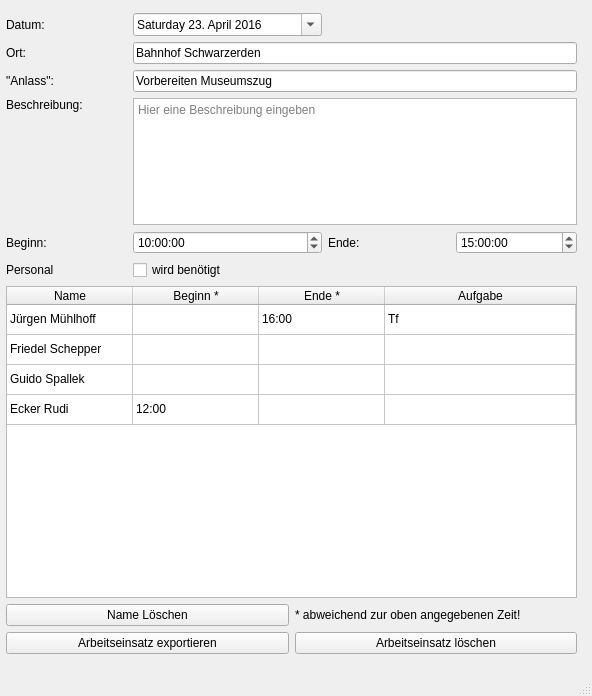
<?xml version="1.0" encoding="UTF-8"?>
<ui version="4.0">
 <class>Arbeitseinatz</class>
 <widget class="QMainWindow" name="Arbeitseinatz">
  <property name="geometry">
   <rect>
    <x>0</x>
    <y>0</y>
    <width>592</width>
    <height>696</height>
   </rect>
  </property>
  <property name="windowTitle">
   <string>Arbeitseinsatz am 23. April 2016</string>
  </property>
  <widget class="QWidget" name="centralwidget">
   <widget class="QWidget" name="layoutWidget">
    <property name="geometry">
     <rect>
      <x>6</x>
      <y>13</y>
      <width>571</width>
      <height>641</height>
     </rect>
    </property>
    <layout class="QGridLayout" name="gridLayout_3">
     <item row="0" column="0" colspan="2">
      <layout class="QGridLayout" name="gridLayout_2">
       <item row="0" column="0">
        <widget class="QLabel" name="label_6">
         <property name="text">
          <string>Datum:</string>
         </property>
        </widget>
       </item>
       <item row="0" column="1">
        <widget class="QDateEdit" name="dateEdit">
         <property name="displayFormat">
          <string>dddd dd. MMMM yyyy</string>
         </property>
         <property name="calendarPopup">
          <bool>true</bool>
         </property>
         <property name="date">
          <date>
           <year>2016</year>
           <month>4</month>
           <day>23</day>
          </date>
         </property>
        </widget>
       </item>
       <item row="1" column="0">
        <widget class="QLabel" name="label_5">
         <property name="text">
          <string>Ort:</string>
         </property>
        </widget>
       </item>
       <item row="1" column="1" colspan="3">
        <widget class="QLineEdit" name="lineEdit">
         <property name="text">
          <string>Bahnhof Schwarzerden</string>
         </property>
        </widget>
       </item>
       <item row="2" column="0">
        <widget class="QLabel" name="label_4">
         <property name="text">
          <string>&quot;Anlass&quot;:</string>
         </property>
        </widget>
       </item>
       <item row="2" column="1" colspan="3">
        <widget class="QLineEdit" name="lineEdit_2">
         <property name="text">
          <string>Vorbereiten Museumszug</string>
         </property>
        </widget>
       </item>
       <item row="3" column="0">
        <widget class="QLabel" name="label_3">
         <property name="text">
          <string>Beschreibung:</string>
         </property>
         <property name="alignment">
          <set>Qt::AlignLeading|Qt::AlignLeft|Qt::AlignTop</set>
         </property>
        </widget>
       </item>
       <item row="3" column="1" colspan="3">
        <widget class="QPlainTextEdit" name="plainTextEdit">
         <property name="maximumSize">
          <size>
           <width>16777215</width>
           <height>127</height>
          </size>
         </property>
         <property name="placeholderText">
          <string>Hier eine Beschreibung eingeben</string>
         </property>
        </widget>
       </item>
       <item row="4" column="0">
        <widget class="QLabel" name="label_2">
         <property name="text">
          <string>Beginn:</string>
         </property>
        </widget>
       </item>
       <item row="4" column="1">
        <widget class="QTimeEdit" name="timeEdit">
         <property name="buttonSymbols">
          <enum>QAbstractSpinBox::UpDownArrows</enum>
         </property>
         <property name="time">
          <time>
           <hour>10</hour>
           <minute>0</minute>
           <second>0</second>
          </time>
         </property>
        </widget>
       </item>
       <item row="4" column="2">
        <widget class="QLabel" name="label">
         <property name="text">
          <string>Ende:</string>
         </property>
        </widget>
       </item>
       <item row="4" column="3">
        <widget class="QTimeEdit" name="timeEdit_2">
         <property name="time">
          <time>
           <hour>15</hour>
           <minute>0</minute>
           <second>0</second>
          </time>
         </property>
        </widget>
       </item>
       <item row="5" column="0">
        <widget class="QLabel" name="label_7">
         <property name="text">
          <string>Personal</string>
         </property>
        </widget>
       </item>
       <item row="5" column="1">
        <widget class="QCheckBox" name="checkBox">
         <property name="text">
          <string>wird benötigt</string>
         </property>
        </widget>
       </item>
      </layout>
     </item>
     <item row="1" column="0" colspan="2">
      <layout class="QGridLayout" name="gridLayout">
       <item row="0" column="0" colspan="2">
        <widget class="QTableWidget" name="tableWidget">
         <property name="sortingEnabled">
          <bool>true</bool>
         </property>
         <attribute name="horizontalHeaderCascadingSectionResizes">
          <bool>true</bool>
         </attribute>
         <attribute name="horizontalHeaderDefaultSectionSize">
          <number>126</number>
         </attribute>
         <attribute name="horizontalHeaderStretchLastSection">
          <bool>true</bool>
         </attribute>
         <attribute name="verticalHeaderVisible">
          <bool>false</bool>
         </attribute>
         <attribute name="verticalHeaderStretchLastSection">
          <bool>false</bool>
         </attribute>
         <row>
          <property name="text">
           <string>Neue Zeile</string>
          </property>
         </row>
         <row>
          <property name="text">
           <string>Neue Zeile</string>
          </property>
         </row>
         <row>
          <property name="text">
           <string>Neue Zeile</string>
          </property>
         </row>
         <row>
          <property name="text">
           <string>Neue Zeile</string>
          </property>
         </row>
         <column>
          <property name="text">
           <string>Name</string>
          </property>
         </column>
         <column>
          <property name="text">
           <string>Beginn *</string>
          </property>
         </column>
         <column>
          <property name="text">
           <string>Ende *</string>
          </property>
         </column>
         <column>
          <property name="text">
           <string>Aufgabe</string>
          </property>
         </column>
         <item row="0" column="0">
          <property name="text">
           <string>Jürgen Mühlhoff</string>
          </property>
         </item>
         <item row="0" column="1">
          <property name="text">
           <string/>
          </property>
         </item>
         <item row="0" column="2">
          <property name="text">
           <string>16:00</string>
          </property>
         </item>
         <item row="0" column="3">
          <property name="text">
           <string>Tf</string>
          </property>
         </item>
         <item row="1" column="0">
          <property name="text">
           <string>Friedel Schepper</string>
          </property>
         </item>
         <item row="2" column="0">
          <property name="text">
           <string>Guido Spallek</string>
          </property>
         </item>
         <item row="3" column="0">
          <property name="text">
           <string>Ecker Rudi</string>
          </property>
         </item>
         <item row="3" column="1">
          <property name="text">
           <string>12:00</string>
          </property>
         </item>
        </widget>
       </item>
       <item row="1" column="0">
        <widget class="QPushButton" name="pushButton">
         <property name="text">
          <string>Name Löschen</string>
         </property>
        </widget>
       </item>
       <item row="1" column="1">
        <widget class="QLabel" name="label_8">
         <property name="text">
          <string>* abweichend zur oben angegebenen Zeit!</string>
         </property>
        </widget>
       </item>
      </layout>
     </item>
     <item row="2" column="0">
      <widget class="QPushButton" name="pushButton">
       <property name="text">
        <string>Arbeitseinsatz exportieren</string>
       </property>
      </widget>
     </item>
     <item row="2" column="1">
      <widget class="QPushButton" name="pushButton_2">
       <property name="styleSheet">
        <string notr="true">button {
background-color: red;
}</string>
       </property>
       <property name="text">
        <string>Arbeitseinsatz löschen</string>
       </property>
      </widget>
     </item>
    </layout>
   </widget>
  </widget>
  <widget class="QMenuBar" name="menubar">
   <property name="geometry">
    <rect>
     <x>0</x>
     <y>0</y>
     <width>592</width>
     <height>22</height>
    </rect>
   </property>
  </widget>
  <widget class="QStatusBar" name="statusbar"/>
 </widget>
 <resources/>
 <connections/>
</ui>
